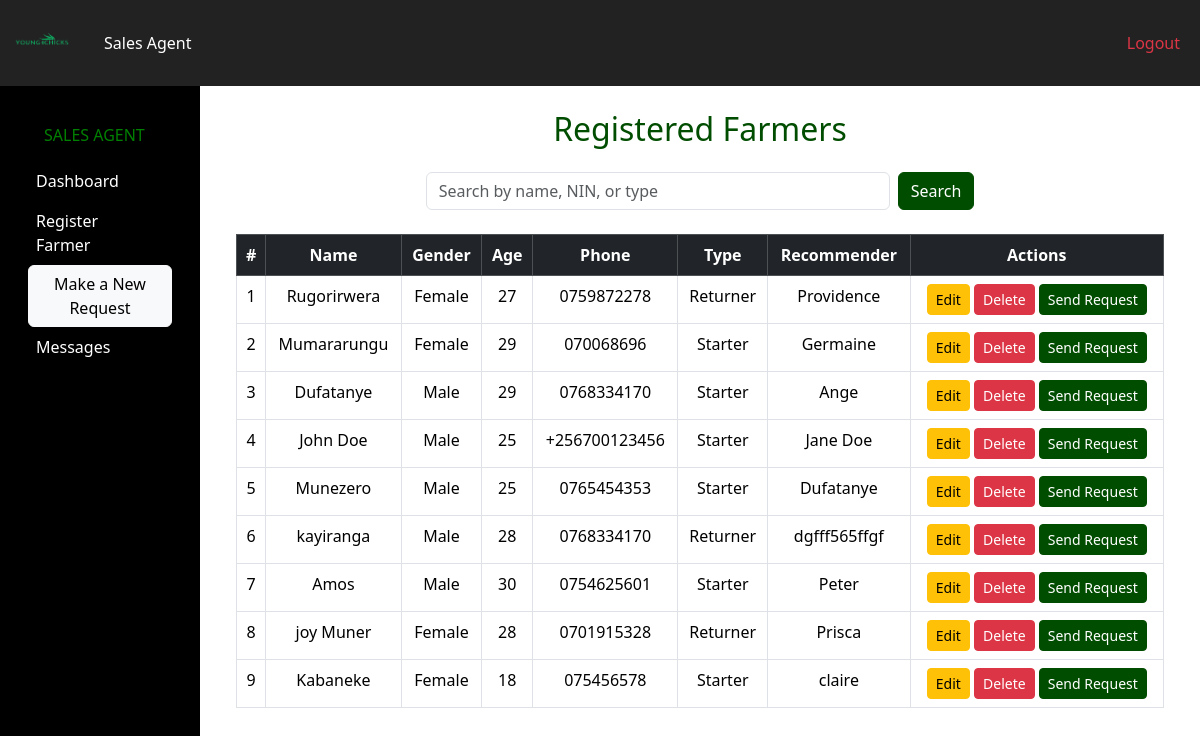
Page /farmers/ (signed in) on the committed database.
### pages/models.py (models this page shows, shortened)
class Farmer(models.Model):
    GENDER_CHOICES = [
        ('Male', 'Male'),
        ('Female', 'Female'),
    ]
    FARMER_TYPE_CHOICES = [
        ('Starter', 'Starter'),
        ('Returner', 'Returner'),
    ]
    user = models.OneToOneField(
        settings.AUTH_USER_MODEL,
        on_delete=models.CASCADE,
        related_name='farmer_profile',
        null=True,
        blank=True
    )
    farmer_name = models.CharField(max_length=100)
    farmer_age = models.IntegerField()
    farmer_gender = models.CharField(max_length=10, choices=GENDER_CHOICES)
    farmer_nin = models.CharField(max_length=20)
    farmer_phone_number = models.CharField(max_length=15)
    farmer_type = models.CharField(max_length=50, choices=FARMER_TYPE_CHOICES)
    recomender_name = models.CharField(max_length=100)
    recommender_nin = models.CharField(max_length=20)

### pages/views.py (the view)
# urls.py: path('farmers/', views.farmers_list, name='farmers_list'),
@login_required
def farmers_list(request):
    query = request.GET.get("q", "")  # Get search query
    if query:
        farmers = Farmer.objects.filter(
            Q(farmer_name__icontains=query) |
            Q(farmer_nin__icontains=query) |
            Q(farmer_type__icontains=query)
        )
    else:
        farmers = Farmer.objects.all()
    context = {
        "farmers": farmers,
        "query": query
    }
    return render(request, "pages/farmers_list.html", context)

### pages/templates/pages/farmers_list.html
{% extends 'pages/base.html' %}
{% block content %}
<div class="container mt-4">
  <h2 class="mb-4 text-center">Registered Farmers</h2>
  <form method="get" class="d-flex mb-4 justify-content-center">
    <input
      type="text"
      name="q"
      class="form-control w-50 me-2"
      placeholder="Search by name, NIN, or type"
      value="{{ request.GET.q }}"
    />
    <button type="submit" class="btn btn-success">Search</button>
  </form>
  <table class="table table-bordered table-hover text-center">
    <thead class="table-dark">
      <tr>
        <th>#</th>
        <th>Name</th>
        <th>Gender</th>
        <th>Age</th>
        <th>Phone</th>
        <th>Type</th>
        <th>Recommender</th>
        <th>Actions</th>
      </tr>
    </thead>
    <tbody>
      {% for farmer in farmers %}
      <tr>
        <td>{{ forloop.counter }}</td>
        <td>{{ farmer.farmer_name }}</td>
        <td>{{ farmer.farmer_gender }}</td>
        <td>{{ farmer.farmer_age }}</td>
        <td>{{ farmer.farmer_phone_number }}</td>
        <td>{{ farmer.farmer_type }}</td>
        <td>{{ farmer.recomender_name }}</td>
        <td>
          <a
            href="{% url 'register_farmer_edit' farmer.id %}"
            class="btn btn-sm btn-warning"
          >
            Edit
          </a>
          <a
            href="{% url 'delete_farmer' farmer.id %}"
            class="btn btn-sm btn-danger"
            onclick="return confirm('Are you sure you want to delete this farmer?');"
          >
            Delete
          </a>
          <a
            href="{% url 'record_request_create' %}?farmer={{ farmer.id }}"
            class="btn btn-sm btn-success"
          >
            Send Request
          </a>
        </td>
      </tr>
      {% empty %}
      <tr>
        <td colspan="8">No farmers found.</td>
      </tr>
      {% endfor %}
    </tbody>
  </table>
</div>
{% endblock %}

### static/style.css (style rules this page uses)
:root { --color-black: #000000; --color-white: #ffffff; --color-green: #004d00; }
body { background-color: var(--color-white); color: var(--color-black); font-family: 'Segoe UI', Tahoma, Geneva, Verdana, sans-serif; }
.btn-success { background-color: var(--color-green); border-color: var(--color-green); }
table { border-collapse: collapse; width: 100%; color: var(--color-black); }
table thead { background-color: var(--color-black); color: var(--color-white); }
table tbody tr { background-color: var(--color-white); }
table tbody tr:nth-child(even) { background-color: #f5f5f5; }
h1, h2, h3, h4, h5, h6 { color: var(--color-green); }

### pages/templates/pages/base.html (style rules this page uses)
table { border: 1px solid black; }
thead { background-color: black; color: white; }

### rows in the picture
Farmer: farmer_name "Rugorirwera", farmer_gender "Female", farmer_age "27", farmer_phone_number "0759872278", farmer_type "Returner", recomender_name "Providence"
Farmer: farmer_name "Mumararungu", farmer_gender "Female", farmer_age "29", farmer_phone_number "070068696", farmer_type "Starter", recomender_name "Germaine"
Farmer: farmer_name "Dufatanye", farmer_gender "Male", farmer_age "29", farmer_phone_number "0768334170", farmer_type "Starter", recomender_name "Ange"
Farmer: farmer_name "John Doe", farmer_gender "Male", farmer_age "25", farmer_phone_number "+256700123456", farmer_type "Starter", recomender_name "Jane Doe"
Farmer: farmer_name "Munezero", farmer_gender "Male", farmer_age "25", farmer_phone_number "0765454353", farmer_type "Starter", recomender_name "Dufatanye"
Farmer: farmer_name "kayiranga", farmer_gender "Male", farmer_age "28", farmer_phone_number "0768334170", farmer_type "Returner", recomender_name "dgfff565ffgf"
Farmer: farmer_name "Amos", farmer_gender "Male", farmer_age "30", farmer_phone_number "0754625601", farmer_type "Starter", recomender_name "Peter"
Farmer: farmer_name "joy Muner", farmer_gender "Female", farmer_age "28", farmer_phone_number "0701915328", farmer_type "Returner", recomender_name "Prisca"
Farmer: farmer_name "Kabaneke", farmer_gender "Female", farmer_age "18", farmer_phone_number "075456578", farmer_type "Starter", recomender_name "claire"
